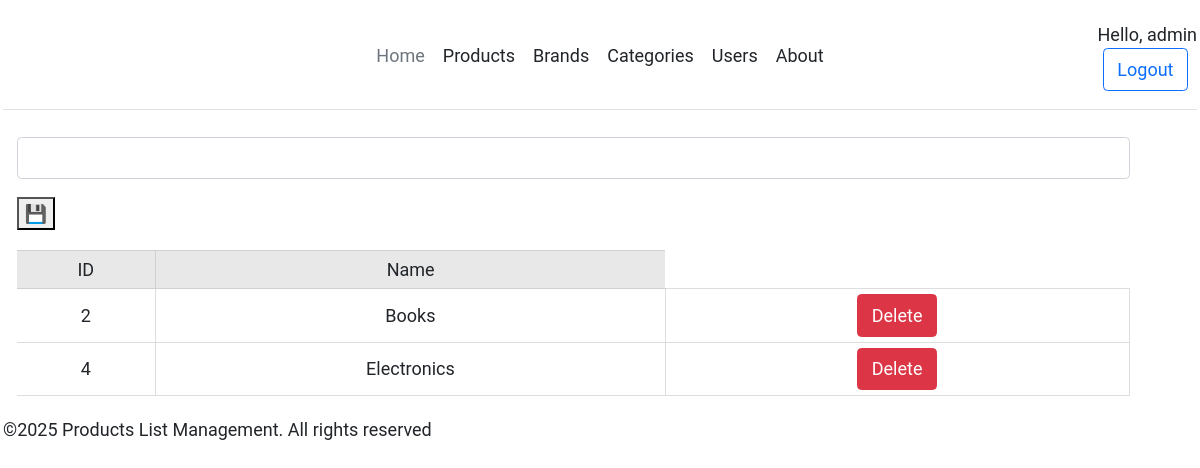
The page /categories/ (signed in) on the database its author committed.
### apps/core/models/catalog.py (models this page shows, shortened)
class Category(models.Model):
    name = models.CharField(max_length=160)

### apps/core/views.py (the view)
# urls.py: path('categories/', categories, name='categories'),
def categories(request):
    if request.method == 'POST':
        name = request.POST.get('name')
        Category.objects.create(
            name=name
        )
        return redirect('core:categories')
    category_list = Category.objects.all()
    category_form = CategoryForm()
    context = {
        'categories': category_list,
        'category_form': category_form,
        'user_role': request.user.groups.all()[0].name
    }
    return render(request, 'core/pages/categories.html', context)

### apps/core/forms.py
class CategoryForm(forms.ModelForm):
    class Meta:
        model = Category
        fields = '__all__'
        widgets = {
            'name': forms.TextInput(attrs={
                'class': 'form-control',
                'required': True
            })
        }

### apps/core/templates/core/pages/categories.html (shortened to what this page needs)
{% extends "base.html" %}
{% block content %}
<div class="container">
    <form action="{% url 'core:categories' %}" method="post" class="form-flex">
        {% for field in category_form %}
        <div class="mb-3">
            {{ field }}
        </div>
        {% endfor %}
        <button type="submit">💾</button>
    </form>
</div>
<div class="container">
    <table class="form-container">
        <thead>
            <tr>
                <th>ID</th>
                <th>Name</th>
            </tr>
        </thead>
        <tbody>
            {% for category in categories %}
            <tr>
                <td>{{ category.id }}</td>
                <td>{{ category.name }}</td>
                {% if user_role == 'admin' %}
                <td>
                    <a href="{% url 'core:category-delete' category.id %}" class="btn btn-danger">Delete</a>
                </td>
                {% endif %}
            </tr>
            {% endfor %}
        </tbody>
    </table>
</div>
{% endblock  %}

### apps/core/templates/core/includes/header.html (shortened to what this page needs)
<header class="d-flex flex-wrap align-items-center justify-content-center justify-content-md-between py-3 mb-4 border-bottom">
      <a href="/" class="d-flex align-items-center col-md-3 mb-2 mb-md-0 text-dark text-decoration-none">
        <svg class="bi me-2" width="40" height="32" role="img" aria-label="Bootstrap"><use xlink:href="#bootstrap"></use></svg>
      </a>
      <ul class="nav col-12 col-md-auto mb-2 justify-content-center mb-md-0">
        <li><a href="{% url 'core:welcome' %}" class="nav-link px-2 link-secondary">Home</a></li>
        <li><a href="{% url 'core:products' %}" class="nav-link px-2 link-dark">Products</a></li>
        <li><a href="{% url 'core:brands' %}" class="nav-link px-2 link-dark">Brands</a></li>
        <li><a href="{% url 'core:categories' %}" class="nav-link px-2 link-dark">Categories</a></li>
        <li><a href="{% url 'users:user-list' %}" class="nav-link px-2 link-dark">Users</a></li>
        <li><a href="{% url 'core:about' %}" class="nav-link px-2 link-dark">About</a></li>
      </ul>
      <div class="col-md-3 text-end">
          {% if request.user.is_authenticated %}
          <span>Hello, {{ request.user }}</span>
          <form action="{% url 'users:logout' %}" method="post">
            <button type="submit" class="btn btn-outline-primary me-2">Logout</button>
          </form>
          {% else %}
          <a href="{% url 'users:login' %}" class="btn btn-outline-primary me-2">Login</a>
          <a href="{% url 'users:sign-up' %}" class="btn btn-primary">Sign-up</a>
          {% endif %}
      </div>
</header>

### static/styles.css (style rules this page uses)
* { font-family: Roboto, serif; font-size: 18px; }
body { padding: 3px; }
.container { margin: 20px 0px; }
table { width: 100%; border-collapse: collapse; font-size: small; text-align: center; margin-top: 20px; }
table th { font-weight: 400; padding: 5px; background: #e8e8e8; border: 1px solid #d0d0d0; }
table td { border: 1px solid #ddd; padding: 5px; }
table tr td:first-child, table tr th:first-child { border-left: none; }
table tr td:first-child, table tr th:last-child { border-right: none; }

### rows shown on the page
Category: id "2", name "Books"
Category: id "4", name "Electronics"

### other values the page prints
{{ request.user }} "admin"
